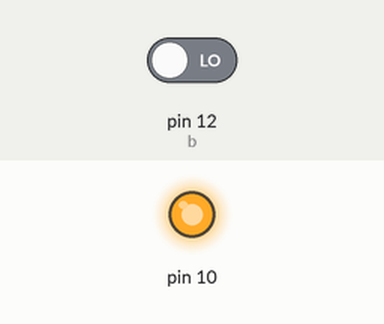
Bench run of a sketch on a simulated Arduino Uno, built with avr-gcc and run on an emulated ATmega328P. Parts: output pins drawn as LEDs (lit = HIGH). The inputs (shaded band) are chosen by the test bench; at power-on: pin 12 (b) LOW. What the sketch prints to the serial monitor is not drawn.

Above: at 1.2 s.
1.3 s: pin 12 (b) driven HIGH
Timing chart, 0 to 4.3 s (numbered marks = the images above; inputs shaded):
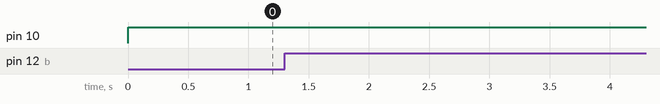

The sketch:

irtrans.ino
```cpp
#include <IRremote.h>


IRsend irsend;
   char c = 'a';
   int b = 12;
void setup() {
  // put your setup code here, to run once:
  Serial.begin(9600);
  pinMode(b,INPUT);
  pinMode(10,HIGH);
}

void loop() {
  // put your main code here, to run repeatedly:

  digitalWrite(10,HIGH);


     if (digitalRead(b) == HIGH){

         irsend.sendNEC(0xFF30CF, 32);

            delay(2000);
            Serial.println("Sent");


      }
      else ;


}
```

Measured:
- after the input at 1.3 s, every drawn part: stays the same
